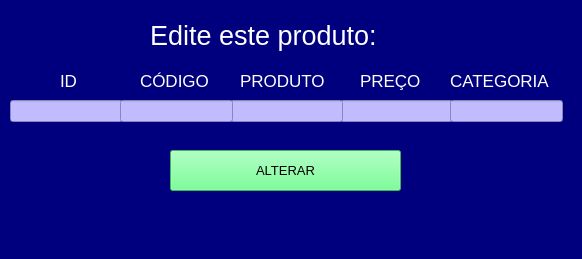
<?xml version="1.0" encoding="UTF-8"?>
<ui version="4.0">
 <class>MainWindow</class>
 <widget class="QMainWindow" name="MainWindow">
  <property name="geometry">
   <rect>
    <x>0</x>
    <y>0</y>
    <width>582</width>
    <height>259</height>
   </rect>
  </property>
  <property name="windowTitle">
   <string>MainWindow</string>
  </property>
  <property name="styleSheet">
   <string notr="true">background-color: rgb(0, 0, 127);
color: rgb(255, 255, 255);</string>
  </property>
  <widget class="QWidget" name="centralwidget">
   <widget class="QLabel" name="label">
    <property name="geometry">
     <rect>
      <x>150</x>
      <y>10</y>
      <width>291</width>
      <height>51</height>
     </rect>
    </property>
    <property name="font">
     <font>
      <pointsize>20</pointsize>
     </font>
    </property>
    <property name="text">
     <string>Edite este produto:</string>
    </property>
   </widget>
   <widget class="QLabel" name="label_2">
    <property name="geometry">
     <rect>
      <x>60</x>
      <y>70</y>
      <width>55</width>
      <height>21</height>
     </rect>
    </property>
    <property name="font">
     <font>
      <pointsize>13</pointsize>
     </font>
    </property>
    <property name="text">
     <string>ID</string>
    </property>
   </widget>
   <widget class="QLabel" name="label_3">
    <property name="geometry">
     <rect>
      <x>140</x>
      <y>70</y>
      <width>81</width>
      <height>21</height>
     </rect>
    </property>
    <property name="font">
     <font>
      <pointsize>13</pointsize>
     </font>
    </property>
    <property name="text">
     <string>CÓDIGO</string>
    </property>
   </widget>
   <widget class="QLabel" name="label_4">
    <property name="geometry">
     <rect>
      <x>240</x>
      <y>70</y>
      <width>101</width>
      <height>21</height>
     </rect>
    </property>
    <property name="font">
     <font>
      <pointsize>13</pointsize>
     </font>
    </property>
    <property name="text">
     <string>PRODUTO</string>
    </property>
   </widget>
   <widget class="QLabel" name="label_5">
    <property name="geometry">
     <rect>
      <x>360</x>
      <y>65</y>
      <width>71</width>
      <height>31</height>
     </rect>
    </property>
    <property name="font">
     <font>
      <pointsize>13</pointsize>
     </font>
    </property>
    <property name="text">
     <string>PREÇO</string>
    </property>
   </widget>
   <widget class="QLabel" name="label_6">
    <property name="geometry">
     <rect>
      <x>450</x>
      <y>70</y>
      <width>131</width>
      <height>21</height>
     </rect>
    </property>
    <property name="font">
     <font>
      <pointsize>13</pointsize>
     </font>
    </property>
    <property name="text">
     <string>CATEGORIA</string>
    </property>
   </widget>
   <widget class="QLineEdit" name="lineEdit">
    <property name="geometry">
     <rect>
      <x>10</x>
      <y>100</y>
      <width>113</width>
      <height>22</height>
     </rect>
    </property>
    <property name="font">
     <font>
      <pointsize>9</pointsize>
     </font>
    </property>
    <property name="styleSheet">
     <string notr="true">background-color: rgb(193, 188, 255);
color: rgb(0, 0, 0);</string>
    </property>
   </widget>
   <widget class="QLineEdit" name="lineEdit_4">
    <property name="geometry">
     <rect>
      <x>340</x>
      <y>100</y>
      <width>113</width>
      <height>22</height>
     </rect>
    </property>
    <property name="font">
     <font>
      <pointsize>9</pointsize>
     </font>
    </property>
    <property name="styleSheet">
     <string notr="true">background-color: rgb(193, 188, 255);
color: rgb(0, 0, 0);</string>
    </property>
   </widget>
   <widget class="QLineEdit" name="lineEdit_3">
    <property name="geometry">
     <rect>
      <x>230</x>
      <y>100</y>
      <width>113</width>
      <height>22</height>
     </rect>
    </property>
    <property name="font">
     <font>
      <pointsize>9</pointsize>
     </font>
    </property>
    <property name="styleSheet">
     <string notr="true">background-color: rgb(193, 188, 255);
color: rgb(0, 0, 0);</string>
    </property>
   </widget>
   <widget class="QLineEdit" name="lineEdit_2">
    <property name="geometry">
     <rect>
      <x>120</x>
      <y>100</y>
      <width>113</width>
      <height>22</height>
     </rect>
    </property>
    <property name="font">
     <font>
      <pointsize>9</pointsize>
     </font>
    </property>
    <property name="styleSheet">
     <string notr="true">background-color: rgb(193, 188, 255);
color: rgb(0, 0, 0);</string>
    </property>
   </widget>
   <widget class="QLineEdit" name="lineEdit_5">
    <property name="geometry">
     <rect>
      <x>450</x>
      <y>100</y>
      <width>113</width>
      <height>22</height>
     </rect>
    </property>
    <property name="font">
     <font>
      <pointsize>9</pointsize>
     </font>
    </property>
    <property name="styleSheet">
     <string notr="true">background-color: rgb(193, 188, 255);
color: rgb(0, 0, 0);</string>
    </property>
   </widget>
   <widget class="QPushButton" name="pushButton">
    <property name="geometry">
     <rect>
      <x>170</x>
      <y>150</y>
      <width>231</width>
      <height>41</height>
     </rect>
    </property>
    <property name="font">
     <font>
      <pointsize>10</pointsize>
     </font>
    </property>
    <property name="styleSheet">
     <string notr="true">background-color: rgb(85, 255, 127);
color: rgb(0, 0, 0);</string>
    </property>
    <property name="text">
     <string>ALTERAR</string>
    </property>
   </widget>
  </widget>
  <widget class="QMenuBar" name="menubar">
   <property name="geometry">
    <rect>
     <x>0</x>
     <y>0</y>
     <width>582</width>
     <height>26</height>
    </rect>
   </property>
  </widget>
  <widget class="QStatusBar" name="statusbar"/>
 </widget>
 <resources/>
 <connections/>
</ui>
